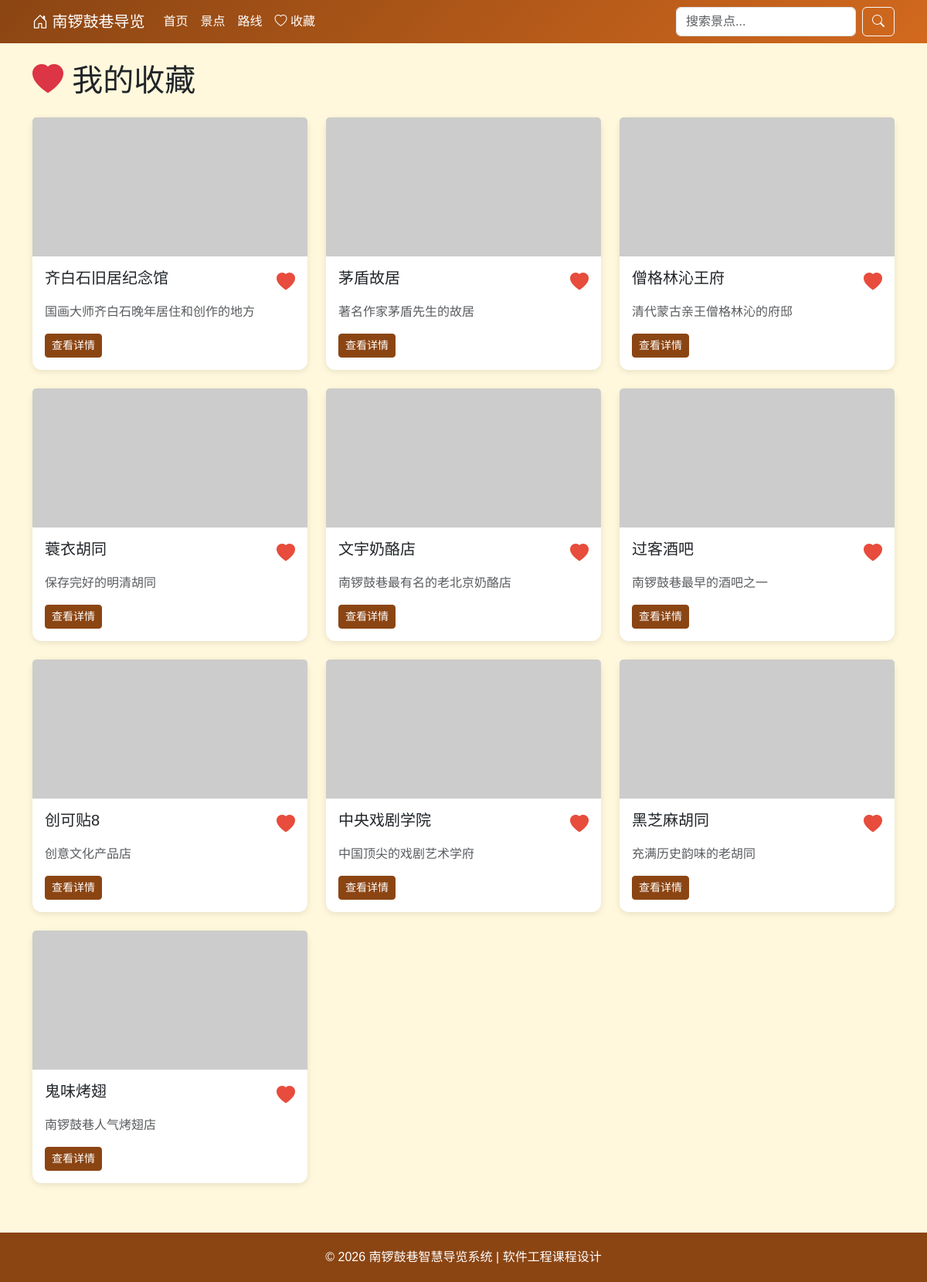
The app's page /favorites/ with its own data.
### tour/models.py (models this page shows, shortened)
class POI(models.Model):
    hutong = models.ForeignKey(Hutong, on_delete=models.CASCADE, related_name='pois', verbose_name='所属胡同')
    category = models.ForeignKey(POICategory, on_delete=models.SET_NULL, null=True, verbose_name='分类')
    name = models.CharField('名称', max_length=100)
    description = models.TextField('简介')
    detail = models.TextField('详细介绍', blank=True)
    address = models.CharField('地址', max_length=200)
    latitude = models.DecimalField('纬度', max_digits=10, decimal_places=7, null=True, blank=True)
    longitude = models.DecimalField('经度', max_digits=10, decimal_places=7, null=True, blank=True)
    image = models.ImageField('图片', upload_to='poi/', blank=True)
    opening_hours = models.CharField('开放时间', max_length=100, blank=True)
    ticket_price = models.CharField('门票价格', max_length=100, blank=True)
    order = models.IntegerField('排序', default=0)
    class Meta:
        verbose_name = 'POI景点'
        verbose_name_plural = 'POI景点'
        ordering = ['order', 'id']

### tour/views.py (the view)
# urls.py: path('favorites/', views.favorites, name='favorites'),
def favorites(request):
    if not request.session.session_key:
        request.session.create()
    session_key = request.session.session_key
    favorite_pois = POI.objects.filter(favorite__session_key=session_key)
    return render(request, 'tour/favorites.html', {
        'pois': favorite_pois,
    })

### templates/tour/favorites.html (shortened to what this page needs)
{% extends 'base.html' %}
{% block content %}
<div class="container py-4">
    <h1 class="mb-4">
        <i class="bi bi-heart-fill text-danger"></i> 我的收藏
    </h1>
    <div class="row g-4">
        {% for poi in pois %}
        <div class="col-md-4">
            <div class="card poi-card h-100">
                {% if poi.image %}
                <img src="{{ poi.image.url }}" class="card-img-top" alt="{{ poi.name }}">
                {% else %}
                <img src="https://via.placeholder.com/400x180?text={{ poi.name }}" class="card-img-top" alt="{{ poi.name }}">
                {% endif %}
                <div class="card-body">
                    <div class="d-flex justify-content-between align-items-start mb-2">
                        <h5 class="card-title mb-0">{{ poi.name }}</h5>
                        <i class="bi bi-heart-fill favorite-btn active" data-poi-id="{{ poi.pk }}" title="取消收藏"></i>
                    </div>
                    <p class="card-text text-muted">{{ poi.description|truncatechars:60 }}</p>
                    <a href="{% url 'tour:poi_detail' poi.pk %}" class="btn btn-primary btn-sm">查看详情</a>
                </div>
            </div>
        </div>
        {% endfor %}
    </div>
</div>
{% endblock %}

### templates/base.html (style rules this page uses)
:root { --primary-color: #8B4513; --secondary-color: #D2691E; --bg-color: #FFF8DC; }
body { background-color: var(--bg-color); font-family: 'Microsoft YaHei', sans-serif; }
.card { border: none; border-radius: 12px; box-shadow: 0 2px 8px rgba(0,0,0,0.1); transition: transform 0.2s; }
.btn-primary { background-color: var(--primary-color); border-color: var(--primary-color); }
.poi-card img { height: 180px; object-fit: cover; }
.favorite-btn { cursor: pointer; font-size: 1.5rem; }
.favorite-btn.active { color: #e74c3c; }

### records on screen
POI: name "齐白石旧居纪念馆", description "国画大师齐白石晚年居住和创作的地方"
POI: name "茅盾故居", description "著名作家茅盾先生的故居"
POI: name "僧格林沁王府", description "清代蒙古亲王僧格林沁的府邸"
POI: name "蓑衣胡同", description "保存完好的明清胡同"
POI: name "文宇奶酪店", description "南锣鼓巷最有名的老北京奶酪店"
POI: name "过客酒吧", description "南锣鼓巷最早的酒吧之一"
POI: name "创可贴8", description "创意文化产品店"
POI: name "中央戏剧学院", description "中国顶尖的戏剧艺术学府"
POI: name "黑芝麻胡同", description "充满历史韵味的老胡同"
POI: name "鬼味烤翅", description "南锣鼓巷人气烤翅店"
